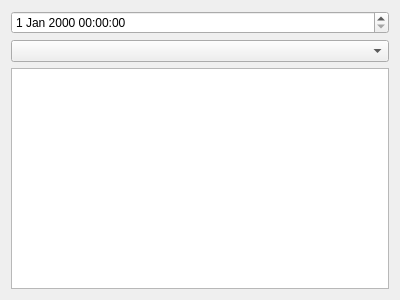
<?xml version="1.0" encoding="UTF-8"?>
<ui version="4.0">
 <class>Form_base3_cs</class>
 <widget class="QWidget" name="Form_base3_cs">
  <property name="geometry">
   <rect>
    <x>0</x>
    <y>0</y>
    <width>400</width>
    <height>300</height>
   </rect>
  </property>
  <property name="windowTitle">
   <string>Form</string>
  </property>
  <layout class="QVBoxLayout" name="verticalLayout">
   <item>
    <widget class="QDateTimeEdit" name="dateTimeEdit_datetimeobservation"/>
   </item>
   <item>
    <widget class="QComboBox" name="comboBox_fichetype"/>
   </item>
   <item>
    <widget class="QTableWidget" name="tableWidget"/>
   </item>
  </layout>
 </widget>
 <resources/>
 <connections/>
</ui>
